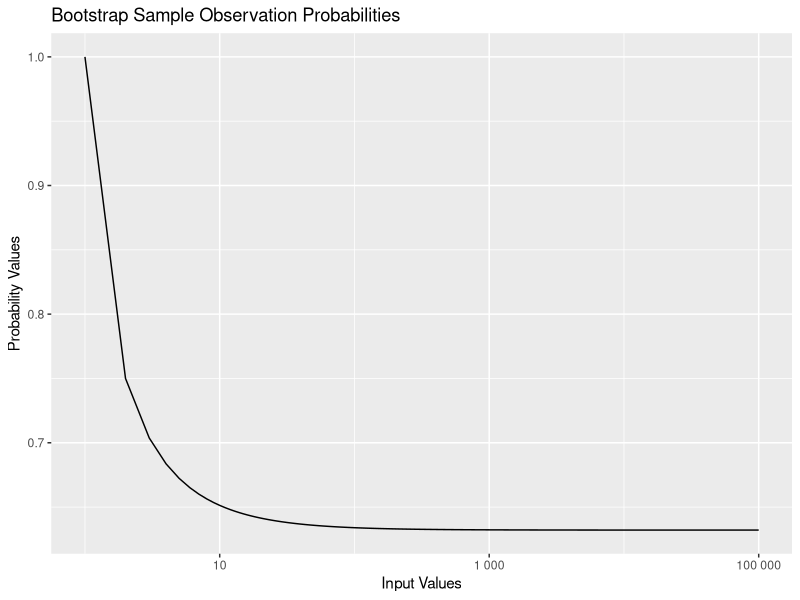

Reproduce this figure in R.
## ---- chunk 1
knitr::opts_chunk$set(echo = TRUE)
## ---- chunk 2
bootstrap_probabilityInSample_func<- function(n) {
  return(1 - (1 - 1/n)^n) #Since we want it to be in sample
}

bootstrap_probabilityInSample_func(5)
## ---- chunk 3
bootstrap_probabilityInSample_func(100)
## ---- chunk 4
bootstrap_probabilityInSample_func(10000)
## ---- chunk 5
library(ggplot2)
x_values <- 1:100000
y_values <- sapply(x_values, bootstrap_probabilityInSample_func)

ggplot(data.frame(x=x_values, y=y_values), aes(x=x, y=y)) +
  geom_line() +
  scale_x_log10(labels = scales::number_format()) +
  labs(title="Bootstrap Sample Observation Probabilities", x="Input Values", y="Probability Values")

## ---- chunk 6
store=rep(NA, 10000)
for(i in 1:10000)
{
store[i]=sum(sample(1:100, rep=TRUE)==4)>0
}
mean(store)
